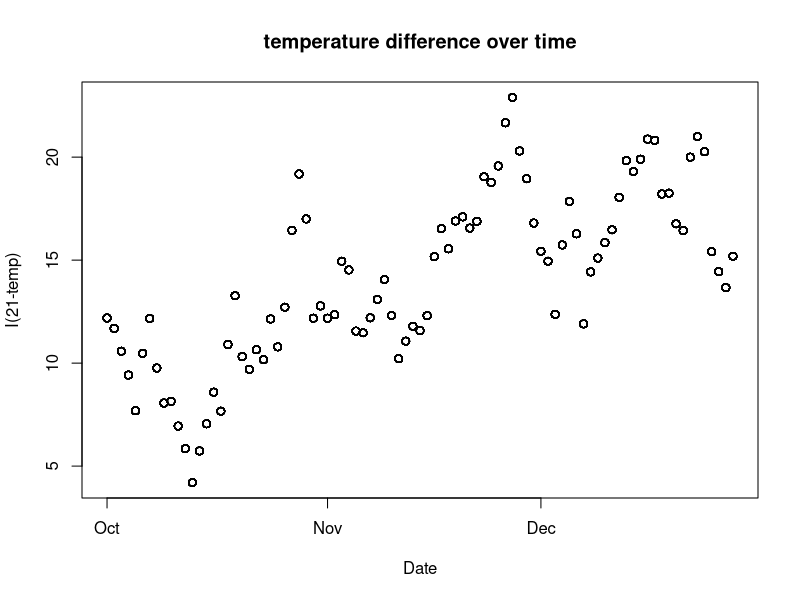
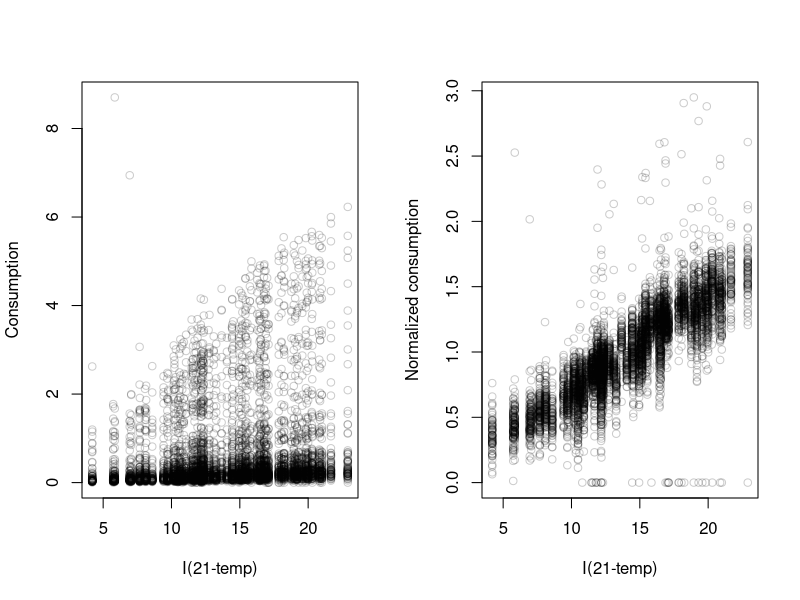
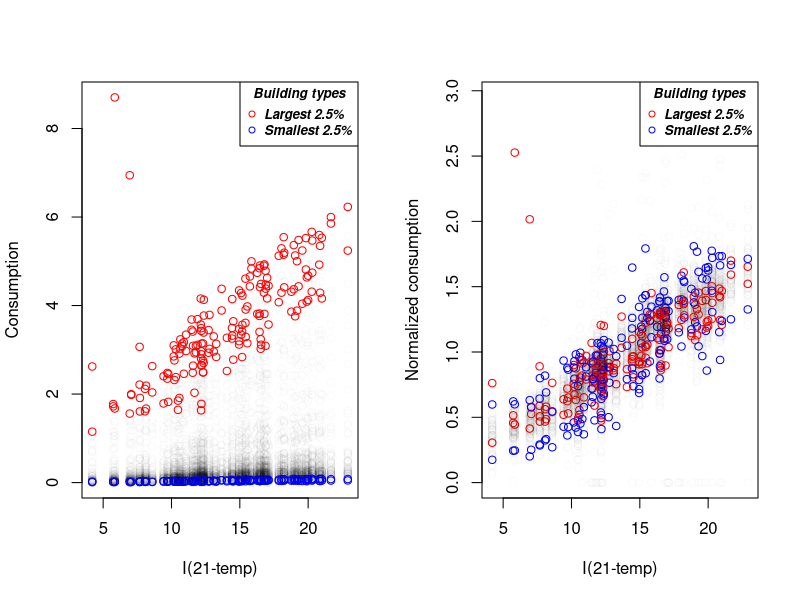
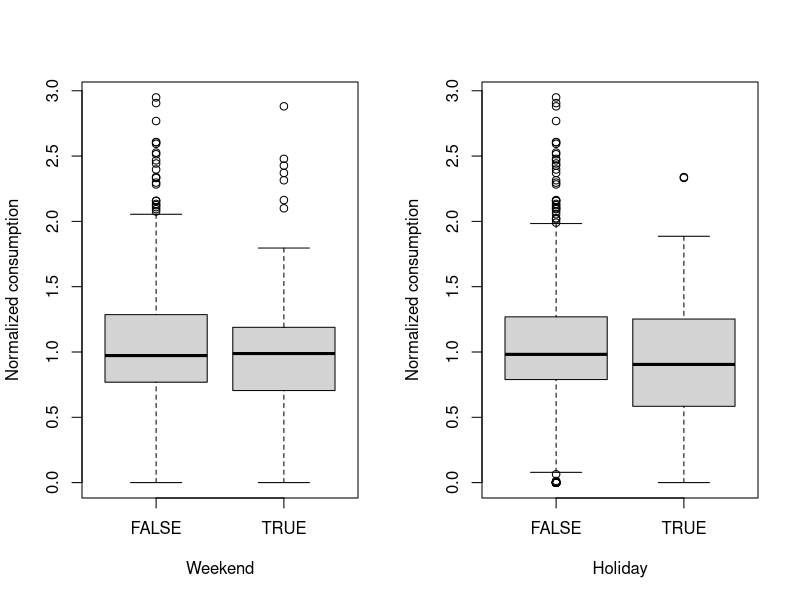
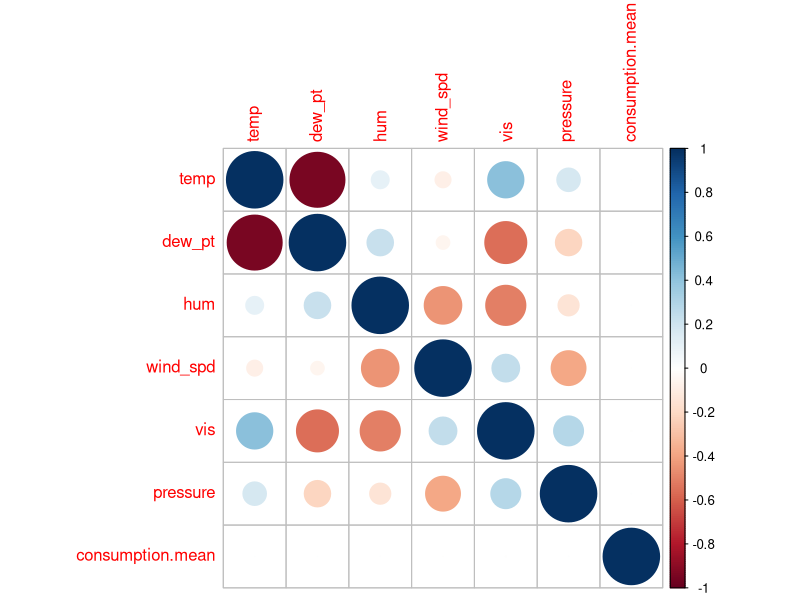
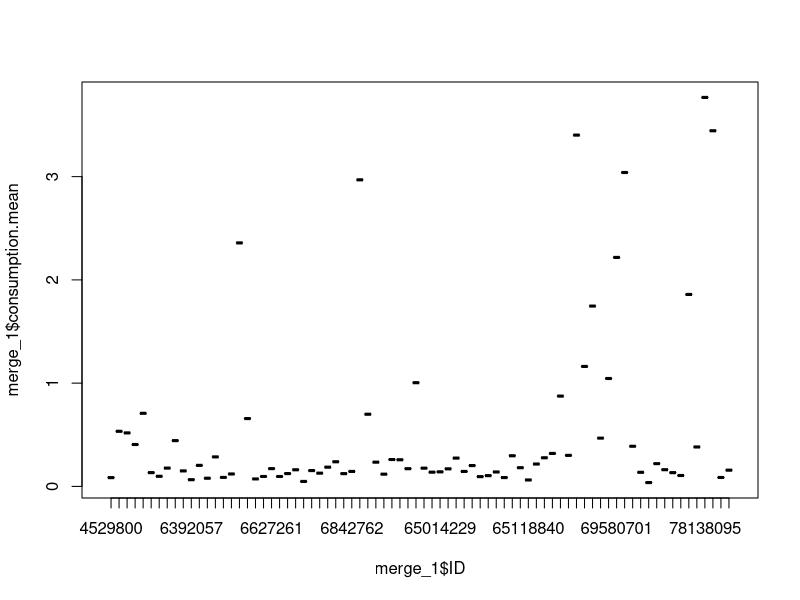
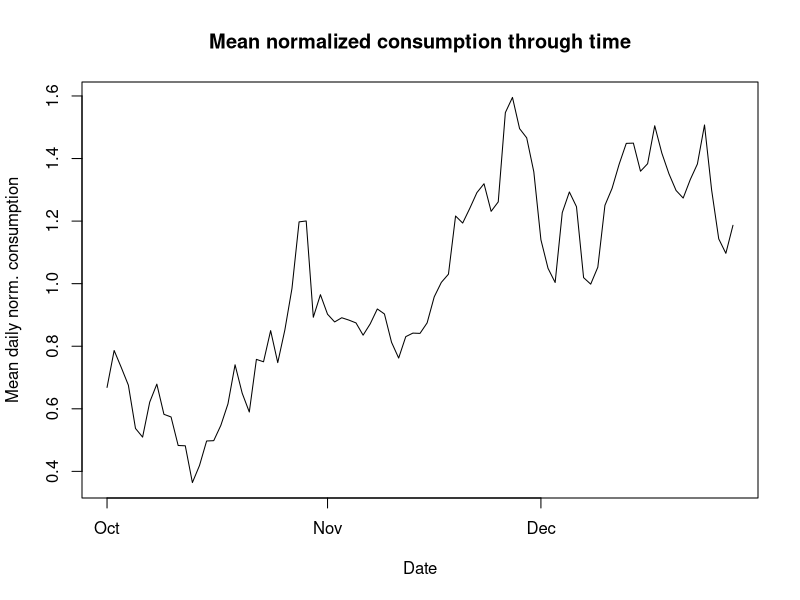
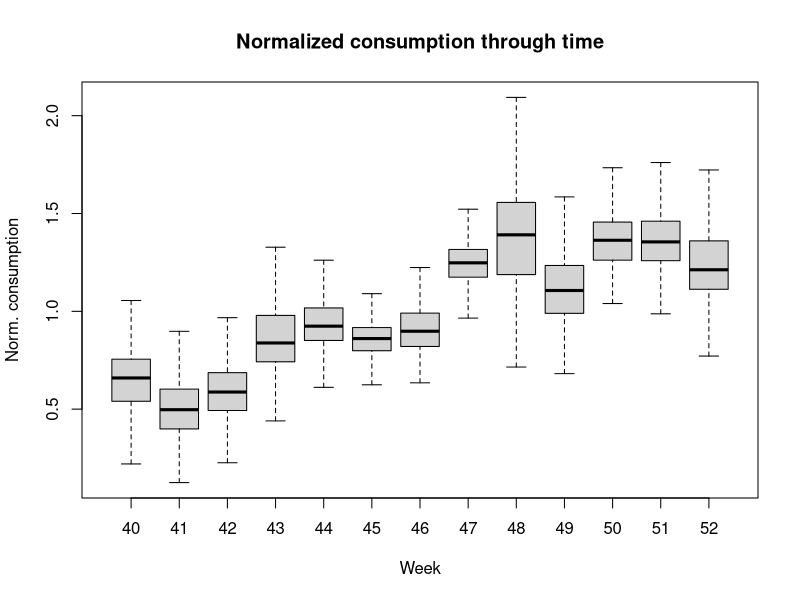

The R script that drew these images, in order: (Note: this script raises an error after producing the figures.)
## ---- chunk 1
library(car)
library(lmtest)
library(corrplot)
library(dplyr)
## ---- chunk 2
plot.building <- function(df, bIDs) {
  
  if (!is.list(bIDs)) {
    bIDS <- c(bIDs)
  }
  
  for (bID in bIDs) {
    par(mfrow=c(2,2))
    building <- subset(df, ID == bID)
    
    plot(building$consumption.norm~building$weekday, ylim=range(min(merge_1$consumption.norm), max(merge_1$consumption.norm)))
    plot(building$consumption.norm~building$week, ylim=range(min(merge_1$consumption.norm), max(merge_1$consumption.norm)))
    plot(building$consumption.norm~building$temp, ylim=range(min(merge_1$consumption.norm), max(merge_1$consumption.norm)))
    plot(building$consumption.norm~building$date, ylim=range(min(merge_1$consumption.norm), max(merge_1$consumption.norm)))
  }
}
## ---- chunk 3
# color palette
cpal <- colorRampPalette(c('grey','blue'))
## ---- chunk 4
# Load dataframe
merge.a <- read.table('merged_data.csv', header = TRUE, sep = ",")

# Set columns to correct type
merge.a$dir       <- as.factor(merge.a$dir)
merge.a$cond      <- as.factor(merge.a$cond)
merge.a$fog       <- as.factor(merge.a$fog)
merge.a$rain      <- as.factor(merge.a$rain)
merge.a$ID        <- as.factor(merge.a$ID)
merge.a$date      <- as.POSIXct(merge.a$date)
merge.a$weekday   <- as.factor(weekdays(as.Date(merge.a$date)))

# Set order of weekday varible
merge.a$weekday   <- factor(merge.a$weekday, levels = c("Monday", "Tuesday", "Wednesday", "Thursday", "Friday", "Saturday", "Sunday"))

merge.a           <- subset(merge.a, months(merge.a$date) != "September")

merge.a$week      <- as.factor(strftime(merge.a$date, format = "%W")) 
merge.a$weekend   <- as.factor(merge.a$weekday == "Saturday" | merge.a$weekday == "Sunday")
merge.a$holiday   <- as.factor(merge.a$week == 42 | merge.a$date > as.POSIXct("2018-12-21"))
## ---- chunk 5
# Copy parent dataframe
merge_1 <- merge.a

# Transform temp to I(21-temp) (temp)
merge_1$temp <- (21-merge_1$temp)

# guesstimate size based on mean/median/whatever consumption
merge_1$consumption.mean   <- ave(merge_1$consumption, merge_1$ID)
merge_1$consumption.median <- ave(merge_1$consumption, merge_1$ID, FUN = median)

# Justify that it makes sense to normalize consumption
# Larger buildings require more energy to heat. As we want to identify the least efficient
# buildings it makes sense to take account of building size. Otherwise, the largest buildings would tend to seem the most inefficient although they might not be. Could this be justified with a plot as well?

merge_1$consumption.norm   <- merge_1$consumption - merge_1$consumption.mean
merge_1$consumption.norm   <- merge_1$consumption / merge_1$consumption.mean

# Save sample dataframe before removing outlier buildings
merge_1.full <- merge_1

# remove outlier buildings
merge_1 <- merge_1[!(merge_1$ID %in% c(4529799, 6393013, 65063303, 65118812, 69999051)), ]
merge_1$ID <- factor(merge_1$ID)
## ---- chunk 6
# temperature through time
plot(merge_1$temp~merge_1$date, xlab="Date", ylab="I(21-temp)", main="temperature difference over time")

# Consumption vs normalized consumption
# Justification: The provided buildings may have vastly different sizes. A decent approximation 
# of building size could be the mean or median of its consumption values. By normalizing the
# consumption (consumption / consumption.mean) we can better compare the consumptions between buildings,
# as it now takes (approximate) building sizes into account.
# Basically we now measure Ua per sqm instead of per building
par(mfrow=c(1,2))
plot(merge_1$consumption~merge_1$temp, xlab="I(21-temp)", ylab="Consumption", col=rgb(0,0,0,0.2))
plot(merge_1$consumption.norm~merge_1$temp, xlab="I(21-temp)", ylab="Normalized consumption", col=rgb(0,0,0,0.2))

par(mfrow=c(1,2))
plot(merge_1$consumption~merge_1$temp, xlab="I(21-temp)", ylab="Consumption", col=ifelse(merge_1$consumption.mean < 0.048, "blue", ifelse(merge_1$consumption.mean > 3.444, "red", rgb(0,0,0,0.02))))
legend("topright", legend=c("Largest 2.5%", "Smallest 2.5%"), col=c("red", "blue"), pch=1, cex=0.8, title="Building types", text.font=4, bg='white')
plot(merge_1$consumption.norm~merge_1$temp, xlab="I(21-temp)", ylab="Normalized consumption", col=ifelse(merge_1$consumption.mean < 0.048, "blue", ifelse(merge_1$consumption.mean > 3.444, "red", rgb(0,0,0,0.02))))
legend("topright", legend=c("Largest 2.5%", "Smallest 2.5%"), col=c("red", "blue"), pch=1, cex=0.8, title="Building types", text.font=4, bg='white')




# Weekend/holiday
par(mfrow=c(1,2))
plot(merge_1$consumption.norm~merge_1$weekend, xlab="Weekend", ylab="Normalized consumption")
plot(merge_1$consumption.norm~merge_1$holiday, xlab="Holiday", ylab="Normalized consumption")

# Correlation plots
par(mfrow=c(1,1))
res <- cor(select_if(merge_1, is.numeric)[, c(2:8)])
round(res, 2)
corrplot(res,)

# Building sizes
par(mfrow=c(1,1))
plot(merge_1$consumption.mean~merge_1$ID)


# Heating start
plot(ave(merge_1$consumption.norm, merge_1$date)~merge_1$date, col=rgb(0,0,0,0), xlab="Date", ylab="Mean daily norm. consumption", main="Mean normalized consumption through time")
lines(ave(merge_1$consumption.norm, merge_1$date)~merge_1$date)

plot(merge_1$consumption.norm~merge_1$week, outline=FALSE, xlab="Week", ylab="Norm. consumption", main="Normalized consumption through time")
## ---- chunk 7
# Create simple model
m.simple <- lm(consumption.norm~ID+temp+weekend+holiday, merge_1)

# Reduce simple model
#step(m.simple, scope=~.^2)

# Save reduced simple model based on step output
m.simple.reduced <- lm(formula = consumption.norm ~ ID + temp + weekend + holiday + 
    ID:temp + temp:weekend + temp:holiday, data = merge_1)


xtable(anova(m.complex.red))


## ---- chunk 8
# Plot in 2x2 grid
par(mfrow = c(2, 2))

# Plot simple model
plot(m.simple, col = cpal(10)[as.numeric(cut(merge_1$temp,breaks = 10))])

# Plot reduced simple model
plot(m.simple.reduced)
## ---- chunk 9

# All building ids
bIDs.all <- levels(merge_1$ID)

# Results found from manual inspection of all buildings
# Possible outlier buildings
bIDs.outlier      <- c(4529799, 6393013, 65063303, 65118812, 69999051)
# Buildings with possible outlier observations
bIDS.obs.outlier  <- c(4866195, 5140250, 69580701, 69652588, 78185925, 78443775, 7072241)


# remove outliers for building and 7072241 (rows: 7989)

plot.building(merge_1.full, 78185925)
## ---- chunk 10
# Define base complex model
m.complex <- lm(consumption.norm~(ID+temp+weekend+holiday+hum+wind_spd+pressure+rain+fog), merge_1)

# Forwards select a better, more complex model
#step(m.complex, scope=~.^3)

# Define reduced complex model
m.complex.scopesquare <- lm(formula = consumption.norm ~ ID + temp + weekend + holiday + 
    hum + wind_spd + pressure + rain + fog + ID:temp + wind_spd:pressure + 
    holiday:wind_spd + weekend:pressure + hum:rain + weekend:holiday + 
    pressure:fog + hum:pressure + weekend:hum + temp:rain + temp:wind_spd + 
    weekend:wind_spd + holiday:hum + hum:wind_spd + temp:hum + 
    weekend:rain + ID:weekend, data = merge_1)

m.complex.red <- lm(formula = consumption.norm ~ ID + temp + weekend + holiday + 
    hum + wind_spd + pressure + rain + fog + ID:temp + wind_spd:pressure + 
    holiday:wind_spd + weekend:pressure + hum:rain + weekend:holiday + 
    pressure:fog + hum:pressure + weekend:hum + temp:rain + temp:wind_spd + 
    weekend:wind_spd + temp:weekend + holiday:hum + holiday:pressure + 
    temp:pressure + weekend:rain + hum:wind_spd + ID:weekend + 
    weekend:wind_spd:pressure + temp:weekend:wind_spd + weekend:holiday:hum + 
    holiday:wind_spd:pressure + temp:weekend:pressure + weekend:holiday:pressure + 
    weekend:hum:wind_spd + hum:wind_spd:pressure + holiday:hum:wind_spd, 
    data = merge_1)

# Inspect anova of model - remove insignificant predictors (quote: TA Tobias) even though it results in worse AIC score
anova(m.complex.red)

# Remember that we cant remove an (seemingly) insignificant interaction AB, if the
# interaction ABC still exists
m.complex.red <- update(m.complex.red, ~. -holiday:hum:wind_spd)
anova(m.complex.red)

m.complex.red <- update(m.complex.red, ~. -weekend:rain)
anova(m.complex.red)

# Check for NAs?
subset(m.complex.red$coefficients, is.na(m.complex.red$coefficients))

# Number of coefficients
length(m.complex.red$coefficients)

summary(m.complex.red)

par(mfrow=c(2,2))
#plot(m.int.red, col=cpal(10)[as.numeric(cut(merge_1$temp,breaks = 10))])
plot(m.complex.scopesquare)
plot(m.complex.red)
plot(m.complex.red, col=ifelse(merge_1$consumption.norm > 1.594421 | merge_1$consumption.norm < 0.4369, 'blue', 'grey'))

# index 3357 = ID 78185925
# index 8667 = ID 6392172

merge_1.no.outliers <- merge_1[!(row.names(merge_1) %in% c(3357, 8667, 7196)), ]
quantile(merge_1$consumption.norm, .05)
quantile(merge_1$consumption.mean, c(.025, .975))

m.complex.red.outlier <- update(m.complex.red, data = merge_1.no.outliers)

par(mfrow=c(2,2))
plot(m.complex.red.outlier)
anova(m.complex.red)

anova(m.complex.scopesquare, m.complex.red)
summary(m.complex.red)
## ---- chunk 11
anova(m.complex.red)
summary(m.complex.red)


library(broom)

coef.tidy <- tidy(m.complex.red)
colnames(coef.tidy) <- c("Predictor", "Estimate", "StdError", "tvalue", "pvalue")
coef.tidy[order(coef.tidy$Estimate, decreasing = TRUE), ]

# Both at Lervangen 35 (bygnr 1 vs bygnr 5)
plot.building(merge_1, 69469107)
plot.building(merge_1, 6790785)
summary(m.complex.red)
anova(m.complex.red)


## ---- chunk 12
fit <- m.complex.red

#fit <- m.simple.reduced

summary.final <- summary(fit)
rows <- grep(pattern='temp', x = rownames(summary.final$coefficients))
tempcoef <- summary.final$coefficients[rows, ]

# Create design matrix
matrix.diag <- diag(1, nlevels(merge_1$ID), nlevels(merge_1$ID))
matrix.diag[, 1] <- 1
matrix.factors <- matrix(1, nlevels(merge_1$ID), nrow(tempcoef) - nlevels(merge_1$ID))
rownames(matrix.diag) <- levels(merge_1$ID)
colnames(matrix.factors) <- row.names(tempcoef)[(nlevels(merge_1$ID)+1):nrow(tempcoef)]

matrix.factors[, 1] <- 0 # temp:rain - not a rainy day
matrix.factors[, 2] <- mean(merge_1$temp) * mean(merge_1$wind_spd) # temp:wind_spd
matrix.factors[, 3] <- 0 # temp:weekend - it is not weekend
matrix.factors[, 4] <- mean(merge_1$pressure) # temp:pressure
matrix.factors[, 5] <- 0 # temp:weekend:wind_spd
matrix.factors[, 6] <- 0 # temp:weekend:pressure

matrix.design <- cbind(matrix.diag, matrix.factors)
matrix.covariance <- summary.final$cov.unscaled[rows, rows]
est <- matrix.design %*% summary.final$coefficients[rows,1]

var.est <- matrix.design %*% matrix.covariance %*% t(matrix.design) * summary.final$sigma^2
coeff <- data.frame(Group=levels(merge_1$ID), slope = est, sd.error=sqrt(diag(var.est)))

pred <- coeff[, -c(1)]
pred$lwr <- coeff$slope - coeff$sd.error * 1.96
pred$upr <- coeff$slope + coeff$sd.error * 1.96
pred <- pred[, -c(2)]
pred <- pred[order(-pred$slope), ]
n <- 7
pred.subset <- pred[-c((n+1):nrow(pred)), ]

#pred.subset <- pred

var.est

# First the upper limit
pm <- matrix(pred.subset[, 3])
rownames(pm) <- rownames(pred.subset)
barplot(pm, beside = TRUE, border = "white", col = 1:11, axisnames= TRUE, ylab="Ua", main="Estimated Ua for least efficient buildings")

# The expected value
pm <- matrix(pred.subset[, 1])
barplot(pm, beside = TRUE, col = 1:11, add = TRUE, border = "white", axisnames = TRUE)

# The lower limit with white fill
pm <- matrix(pred.subset$lwr)
barplot(pm, beside = TRUE, add = TRUE, col = "white", border = "white", axisnames = TRUE)




# Plot all buildings

pm <- matrix(pred[, 3])
rownames(pm) <- rownames(pred)
barplot(pm, beside = TRUE, border = "white", col = "gray", axisnames= TRUE, ylab="Ua", main="Estimated Ua for all buildings")

# The expected value
pm <- matrix(pred[, 1])
barplot(pm, beside = TRUE, col = "gray", add = TRUE, border = "white", axisnames = TRUE)

# The lower limit with white fill
pm <- matrix(pred$lwr)
barplot(pm, beside = TRUE, add = TRUE, col = "white", border = "white", axisnames = TRUE)


## ---- chunk 13
plot.building(merge_1, rownames(pred.subset))
